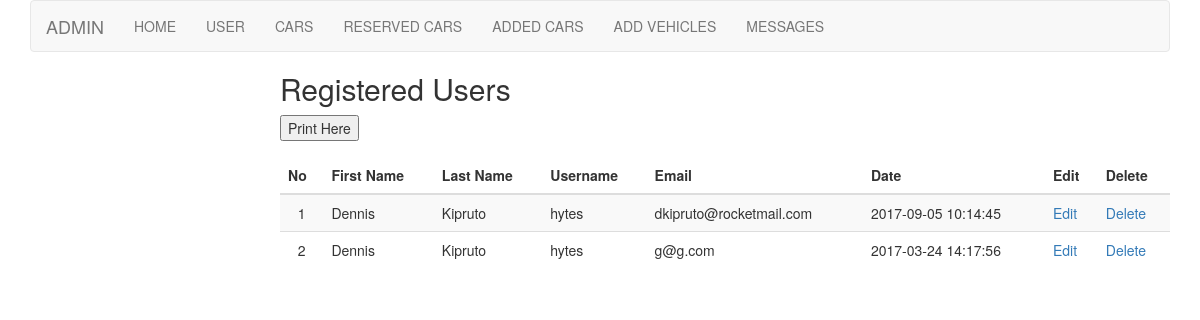
Screenshot of /admin/viewusers.php (signed in) with the database file from the repository.
### tables this page shows
CREATE TABLE IF NOT EXISTS `users` (
  `id` int(11) NOT NULL,
  `username` varchar(50) NOT NULL,
  `email` varchar(50) NOT NULL,
  `password` varchar(50) NOT NULL,
  `trn_date` datetime NOT NULL,
  `firstname` varchar(255) NOT NULL,
  `lastname` varchar(120) NOT NULL
);

### admin/viewusers.php (the view, shortened to what this page needs)
<!DOCTYPE html>
  <link href="css/bootstrap.min.css" rel="stylesheet">
 <link href="css/simple-sidebar.css" rel="stylesheet">
 <nav id="myScrollspy" class="navbar navbar-default navbar-static" role="navigation">
   <div class="navbar-header">
      <body style="margin:auto;width:95%;">
      <a class="navbar-brand" href="index.html">ADMIN</a>
   </div>
   <div class="collapse navbar-collapse bs-js-navbar-scrollspy">
      <ul class="nav navbar-nav">
      <li><a href="/car_rental/index.html">HOME</a></li>
         <li><a href="viewusers.php">USER</a></li>
         <li><a href="viewcars.php">CARS</a></li>
         <li><a href="viewreserved.php">RESERVED CARS</a></li>
         <li><a href="viewaddedcars.php">ADDED CARS</a></li>
         <li><a href="add_cars.php">ADD VEHICLES</a></li>
        <li><a href="messages.php">MESSAGES</a></li>
      </ul>
   </div>
</nav>
    <div id="wrapper">
</head>
<h2> Registered Users </h2>
<table class="table table-striped">
 <caption></caption>
<thead>
<input type="submit" onclick="window.print()" value="Print Here" />
<body style="margin:auto;width:75%;">
<tr><th><strong>No</strong></th>
<th><strong>First Name</strong></th>
<th><strong>Last Name</strong></th>
<th><strong>Username</strong></th>
<th><strong>Email</strong></th>
<th><strong>Date</strong></th>
<th><strong>Edit</strong></th>
<th><strong>Delete</strong></th></tr>
</thead>
<tbody>
<?php
$count=1;
$sel_query="Select * from users ;";
$result = mysql_query($sel_query);
while($row = mysql_fetch_assoc($result)) { ?>
<tr><td align="center"><?php echo $count; ?></td>
<td><?php echo $row["firstname"]; ?></td>
<td><?php echo $row["lastname"]; ?></td>
<td><?php echo $row["username"]; ?></td>
<td><?php echo $row["email"]; ?></td>
<td><?php echo $row["trn_date"]; ?></td>
<td><a href="book.php?id=<?php echo $row["id"]; ?>">Edit</a></td>
<td><a href="delete_users.php?id=<?php echo $row["id"]; ?>">Delete</a></td></tr>
<?php $count++; } ?>
</tbody>
</table>
</div>
</body>
</html>

### admin/css/simple-sidebar.css (style rules this page uses)
body { overflow-x: hidden; }
#wrapper { padding-left: 0; -webkit-transition: all 0.5s ease; -moz-transition: all 0.5s ease; -o-transition: all 0.5s ease; transition: all 0.5s ease; }
@media (min-width:768px) { #wrapper { padding-left: 250px; } }

### rows the page displays
users: firstname "Dennis", lastname "Kipruto", username "hytes", email "dkipruto@rocketmail.com", trn_date "2017-09-05 10:14:45"
users: firstname "Dennis", lastname "Kipruto", username "hytes", email "g@g.com", trn_date "2017-03-24 14:17:56"
